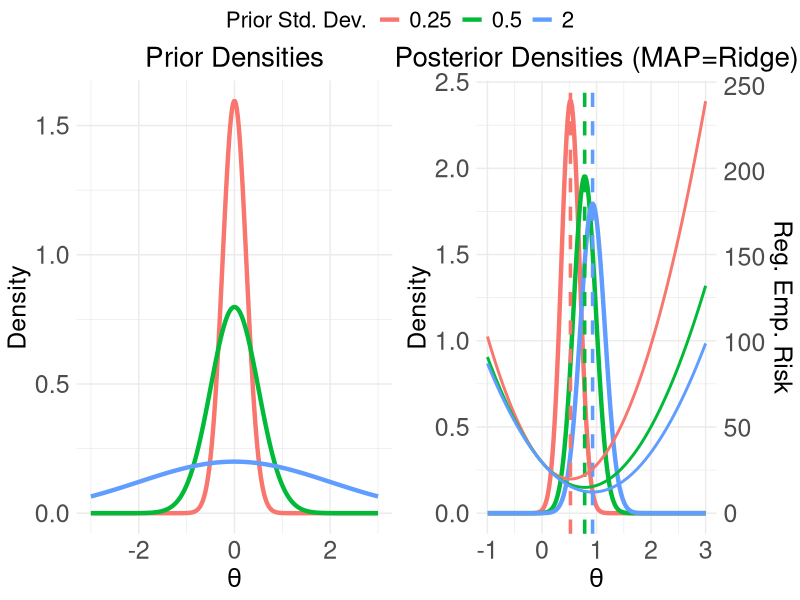

Write R code to recreate this figure.
### Simulate n samples from y = theta + eps where theta=1 and eps is N(0,1)
### Use 3 different values tau2 for Gaussian prior variances of theta
### Compute posterior of theta using empirical mean update formula
### compare MAP and ridge loss surface/minimizer

library(ggplot2)
library(ggpubr)

set.seed(10)

# Define prior variances
tau2 <- c(0.25^2, 0.5^2, 2^2)
taus <- sqrt(tau2)

# Simulate data
n <- 20
sigma2 <- 1
y <- rnorm(n, mean = 1, sd = sqrt(sigma2))
y_bar <- mean(y)

# Generate x-axis sequence for range of theta values
x_seq <- seq(-3, 3, length.out = 300)

# df for plotting priors
prior_df <- data.frame(
  x = rep(x_seq, times = length(taus)),
  tau = rep(taus, each = length(x_seq)),
  density = unlist(lapply(taus, function(tau) dnorm(x_seq, mean = 0, sd = tau)))
)

# Compute posterior parameters
posterior_var <- (sigma2 * tau2)/(sigma2+n*tau2)
posterior_sd <- sqrt(posterior_var)
posterior_mean <- (n * tau2 * y_bar + sigma2*0)/(sigma2 + n * tau2)

# df for plotting posteriors
posterior_df <- data.frame(
  x = rep(x_seq, times = length(taus)),
  tau = rep(taus, each = length(x_seq)),
  density = unlist(lapply(seq_along(posterior_sd), function(i) dnorm(x_seq, mean = posterior_mean[i], sd = posterior_sd[i])))
)

# Calculate loss function for range of theta values
theta_values <- seq(-1, 3, length.out = 300)
ridge_loss <- function(theta, y, lambda) {
  sapply(theta, function(t) sum((y - t)^2) + lambda * t^2)
}

# Calculate losses for each tau2
loss_df <- data.frame(
  theta = rep(theta_values, times = length(tau2)),
  tau = rep(taus, each = length(theta_values)),
  loss = unlist(lapply(seq_along(tau2), function(i) ridge_loss(theta_values, y, 1/tau2[i])))
)

# Max loss to scale second y-axis
max_loss <- max(loss_df$loss)

# Plot for prior densities
p1 <- ggplot(prior_df, aes(x = x, y = density, color = as.factor(tau))) +
  geom_line(linewidth=1.5) +
  labs(title = "Prior Densities", y = "Density", x = expression(theta), color = "Prior Std. Dev.") +
  theme_minimal() +
  theme(
    plot.title = element_text(size = 20, hjust=0.5),
    axis.title = element_text(size = 18),
    axis.text = element_text(size = 18),
    legend.title = element_text(size = 16),
    legend.text = element_text(size = 16)
  )

# Plot for posterior densities + ridge risk
p2 <- ggplot(posterior_df, aes(x = x, y = density, color = as.factor(tau))) +
  geom_line(linewidth = 1.5) +
  geom_vline(data = data.frame(tau = as.factor(taus), xintercept = posterior_mean), aes(xintercept = xintercept, color = tau), linetype = "dashed", size = 1.2) +
  geom_line(data = loss_df, aes(x = theta, y = loss / max_loss * max(posterior_df$density), color = as.factor(tau)), linetype = "solid", size=1) +
  labs(title = "Posterior Densities (MAP=Ridge)", y = "Density", x = expression(theta), color = "Std. Dev.") +
  scale_y_continuous(sec.axis = sec_axis(~ . / max(posterior_df$density) * max_loss, name = "Reg. Emp. Risk", breaks = scales::pretty_breaks())) +
  theme_minimal() +
  xlim(-1,3) +
  theme(
    plot.title = element_text(size = 20, hjust = 0.5),
    axis.title = element_text(size = 18),
    axis.text = element_text(size = 18),
    legend.title = element_text(size = 16),
    legend.text = element_text(size = 16)
  )

# Combine plots and save
p.comb <- ggarrange(p1,p2, ncol=2, hjust=-0.5, common.legend=TRUE)
ggsave(filename = paste0("../figure/bayes-plot-posterior.png"), plot = p.comb, width = 12, height = 4) 
